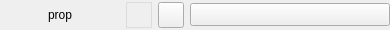
<?xml version="1.0" encoding="UTF-8"?>
<ui version="4.0">
 <class>ColorImgWidget</class>
 <widget class="QWidget" name="ColorImgWidget">
  <property name="geometry">
   <rect>
    <x>0</x>
    <y>0</y>
    <width>366</width>
    <height>30</height>
   </rect>
  </property>
  <property name="maximumSize">
   <size>
    <width>16777215</width>
    <height>30</height>
   </size>
  </property>
  <property name="windowTitle">
   <string>Form</string>
  </property>
  <layout class="QHBoxLayout" name="horizontalLayout">
   <property name="leftMargin">
    <number>0</number>
   </property>
   <property name="topMargin">
    <number>0</number>
   </property>
   <property name="rightMargin">
    <number>0</number>
   </property>
   <property name="bottomMargin">
    <number>0</number>
   </property>
   <item>
    <widget class="QLabel" name="mainprop">
     <property name="sizePolicy">
      <sizepolicy hsizetype="Fixed" vsizetype="Preferred">
       <horstretch>0</horstretch>
       <verstretch>0</verstretch>
      </sizepolicy>
     </property>
     <property name="minimumSize">
      <size>
       <width>120</width>
       <height>0</height>
      </size>
     </property>
     <property name="maximumSize">
      <size>
       <width>120</width>
       <height>30</height>
      </size>
     </property>
     <property name="text">
      <string>prop</string>
     </property>
     <property name="alignment">
      <set>Qt::AlignCenter</set>
     </property>
    </widget>
   </item>
   <item>
    <widget class="QLabel" name="imageLabel">
     <property name="minimumSize">
      <size>
       <width>26</width>
       <height>26</height>
      </size>
     </property>
     <property name="maximumSize">
      <size>
       <width>26</width>
       <height>26</height>
      </size>
     </property>
     <property name="styleSheet">
      <string notr="true">QLabel
{
border: 1px solid rgb(220, 220, 220);
}</string>
     </property>
     <property name="text">
      <string/>
     </property>
    </widget>
   </item>
   <item>
    <widget class="QToolButton" name="textureButton">
     <property name="minimumSize">
      <size>
       <width>26</width>
       <height>26</height>
      </size>
     </property>
     <property name="maximumSize">
      <size>
       <width>26</width>
       <height>26</height>
      </size>
     </property>
     <property name="styleSheet">
      <string notr="true"/>
     </property>
     <property name="text">
      <string/>
     </property>
    </widget>
   </item>
   <item>
    <widget class="QToolButton" name="colorButton">
     <property name="minimumSize">
      <size>
       <width>200</width>
       <height>0</height>
      </size>
     </property>
     <property name="styleSheet">
      <string notr="true"/>
     </property>
     <property name="text">
      <string/>
     </property>
     <property name="popupMode">
      <enum>QToolButton::InstantPopup</enum>
     </property>
    </widget>
   </item>
  </layout>
 </widget>
 <resources/>
 <connections/>
</ui>
